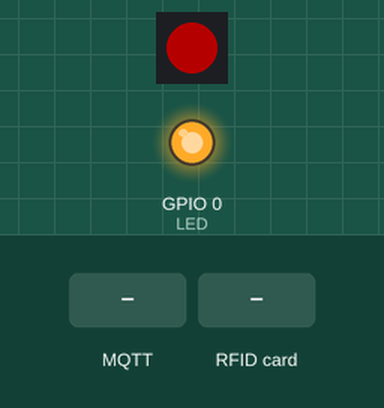
Recording of a sketch running on a simulated ESP8266 (NodeMCU). Parts: 1 RGB LEDs in strip order, left to right, output pins drawn as LEDs (lit = HIGH). The inputs (shaded band) are chosen by the test bench. Dim RGB values are drawn brighter than linear; WiFi joins after 1.5 s; servers stay silent unless stated; no MQTT or app messages arrive unless stated; what the sketch prints to the serial monitor is not drawn.

Above: at 2.7 s.
2.8 s: MQTT message "on" arrives on the first subscribed topic
At 3.1 s:
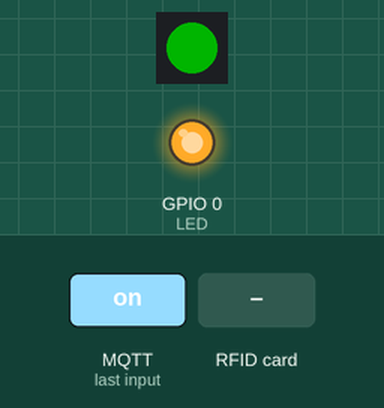
4.3 s: RFID card 5E 7A 19 C4 held to the reader
At 5.7 s:
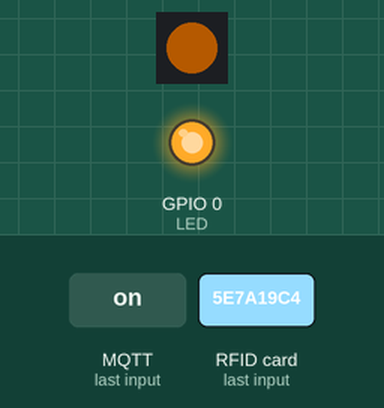
Timing chart, 0 to 7.3 s (numbered marks = the images above; inputs shaded):
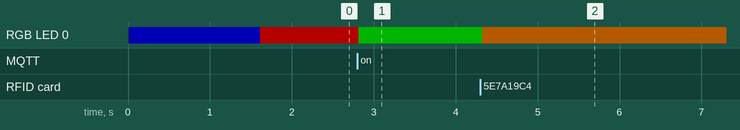

Measured:
- after the input at 2.8 s, RGB LED 0: RGB(63, 0, 0) → RGB(0, 63, 0) at once
- after the input at 4.3 s, RGB LED 0: RGB(0, 63, 0) → RGB(63, 31, 0) at once

The sketch:

Card_Reader_For_Tools.ino
```cpp
// Kevin Gilboy 2018
// Pitt Makerspace

#include <SPI.h>
#include <MFRC522.h>
#include <ESP8266WiFi.h>
#include <PubSubClient.h>
#include <Adafruit_NeoPixel.h>
#ifdef __AVR__
  #include <avr/power.h>
#endif

// Unique identifier of this tool. Must be the same name used by the
// PowerSwitch.ino code uploaded to the power-controlling arduino.
#define TOOLNAME  "ms1_drill_press"

// If the tool requires an admin to be in the room, set to 1
#define REQ_ADMIN 0

// Define some colors and which LED we will be using
#define RED    pixels.Color(63,0,0)
#define BLUE   pixels.Color(0,0,63)
#define GREEN  pixels.Color(0,63,0)
#define YELLOW pixels.Color(63,31,0)
#define LED 0

// Define the pins for the RFID reader
#define RST_PIN   4     // Configurable
#define SS_PIN    5    // Configurable

// Create MFRC522 instance
MFRC522 mfrc522(SS_PIN, RST_PIN);

// Create neopixel instance
Adafruit_NeoPixel pixels = Adafruit_NeoPixel(1, 15);

// Store the wifi credentials and mqtt server IP
const char* ssid = "SSID";
const char* password = "PASSWORD";
const char* mqtt_server = "192.168.0.1";

// Wifi/MQTT comms variables
WiFiClient espClient;
PubSubClient client(espClient);
char recmsg[127];
char sendmsg[127];
char uid[9];

// State variables
bool card_in_slot = false;
int powerswitch_status = 0; // this could be a bool but its easier to keep as an int since its sent to the server in a string

//
// Sets LED color
//
void setLED(uint32_t c){
  pixels.setPixelColor(0,c);
  pixels.show();
}

//
// Sets up wifi
//
void setup_wifi() {
  delay(10);
  // We start by connecting to a WiFi network
  Serial.println();
  Serial.print("Connecting to ");
  Serial.println(ssid);

  // Show blue while we are connecting
  setLED(BLUE);
  WiFi.begin(ssid, password);

  // Wait for connection
  while (WiFi.status() != WL_CONNECTED) {
    delay(500);
    Serial.print(".");
  }

  // Once connected, show red, which means the tool is disabled and we are waiting on an ID to be inserted
  setLED(RED);
  Serial.println("");
  Serial.println("WiFi connected");
  Serial.println("IP address: ");
  Serial.println(WiFi.localIP());
}

//
// Callback for any received MQTT message
//
void callback(char* topic, byte* payload, unsigned int length) {
  // Copy the message into a char buffer
  for (int i=0; i<length; i++) {
    recmsg[i] = (char)payload[i];
  }

  // The action we are interested in is in the first few characters. Either "off", "on", or "timeout"
  if (strncmp(recmsg,"off",3)==0) {
    // If msg says off, then the server just told the powerswitch to turn off. We should remember that here.
    // Cases like invalid IDs end up here too. We set the LED to red to signal the tool is disabled.
    powerswitch_status = 0;
    setLED(RED);
  } else if(strncmp(recmsg,"on",2)==0) {
    // If msg says on, then the server just told the powerswitch to turn on. We should remember that here.
    // Set the LED to green to signal the tool is enabled.
    powerswitch_status = 1;
    setLED(GREEN);
  } else if(strncmp(recmsg,"timeout",7)==0) {
    // If the msg says timeout, then the powerswitch just told the server that it has been enabled for too long without usage.
    // We send a message to the server to let them know the card UID so it can email the student about this bad behavior.
    // The server will also respond with a "off" message to the tool so we do not have to setLED or change status here.
    sprintf(sendmsg,"{\"toolname\":\"%s\",\"uid\":\"%s\",\"req_admin\":%d,\"tool_on\":%d}",TOOLNAME,uid,REQ_ADMIN,powerswitch_status);
    client.publish("makermqtt/rfid/card_timeout",sendmsg);
  }
}

//
// Reconnect to MQTT server
//
void reconnect() {
  // Loop until we're reconnected
  while (!client.connected()) {
    // Show blue while reconnecting
    setLED(BLUE);
    Serial.print("Attempting MQTT connection...");
    // Attempt to connect
    if (client.connect(TOOLNAME"_rfid")) {
      Serial.println("connected");
      // ... and resubscribe
      client.subscribe("makermqtt/"TOOLNAME);
    } else {
      Serial.print("failed, rc=");
      Serial.print(client.state());
      Serial.println(" try again in 5 seconds");
      // Wait 2 seconds before retrying
      delay(2000);
    }
  }

  // Once reconnected, show red
  setLED(RED);
}

void setup() {
  // Initialize the BUILTIN_LED pin as an output
  pinMode(LED, OUTPUT);
  digitalWrite(LED,HIGH);
  pixels.begin();

  // Begin Serial for debugging
  Serial.begin(115200);

  // Connect to Wifi and configure mqtt server/callback
  setup_wifi();
  client.setServer(mqtt_server, 1883);
  client.setCallback(callback);

  // Init the RFID reader
  SPI.begin();         // Init SPI bus
  mfrc522.PCD_Init();  // Init MFRC522 card
  mfrc522.PCD_SetAntennaGain(112); //Increase antenna gain
}

void loop() {
  // Reconnect to MQTT if not connected
  if (!client.connected()) {
    reconnect();
  }

  // If a new card has been detected on the reader
  if (mfrc522.PICC_IsNewCardPresent() && mfrc522.PICC_ReadCardSerial()) {
    // Make sure a card is not in the slot already (this should always be satisfied)
    if (!card_in_slot) {
      card_in_slot = true;

      // Show yellow as we attempt to authenticate the user and if auth, then the server will tell the tool to power on.
      setLED(YELLOW);
      Serial.println("Card detected");

      // Send server a message with all necessary info to authenticate user. The servers response is handled in the callback function above
      sprintf(uid,"%02X%02X%02X%02X\0",mfrc522.uid.uidByte[0],mfrc522.uid.uidByte[1],mfrc522.uid.uidByte[2],mfrc522.uid.uidByte[3]);
      sprintf(sendmsg,"{\"toolname\":\"%s\",\"uid\":\"%s\",\"req_admin\":%d,\"tool_on\":%d}",TOOLNAME,uid,REQ_ADMIN,powerswitch_status);
      client.publish("makermqtt/rfid/tool_card_detected",sendmsg);
      delay(500);
    }
  }
  // Else, if a card has been removed from the reader
  else if (!mfrc522.PICC_IsNewCardPresent() || !mfrc522.PICC_ReadCardSerial()) {
    // Make sure a card was on the slot already (this should always be satisfied)
    if (card_in_slot) {
      card_in_slot = false;

      Serial.println("Card removed");

      // Send server a message with all necessary info to terminate the user's session on the tool. The servers response is handled in the callback function above
      sprintf(sendmsg,"{\"toolname\":\"%s\",\"uid\":\"%s\",\"req_admin\":%d,\"tool_on\":%d}",TOOLNAME,uid,REQ_ADMIN,powerswitch_status);
      client.publish("makermqtt/rfid/tool_card_removed",sendmsg);

      //Show yellow as we attempt to get the server to tell the tool to power off.
      setLED(YELLOW);
      delay(500);
    }
  }

  delay(100);
  client.loop();
}
```
